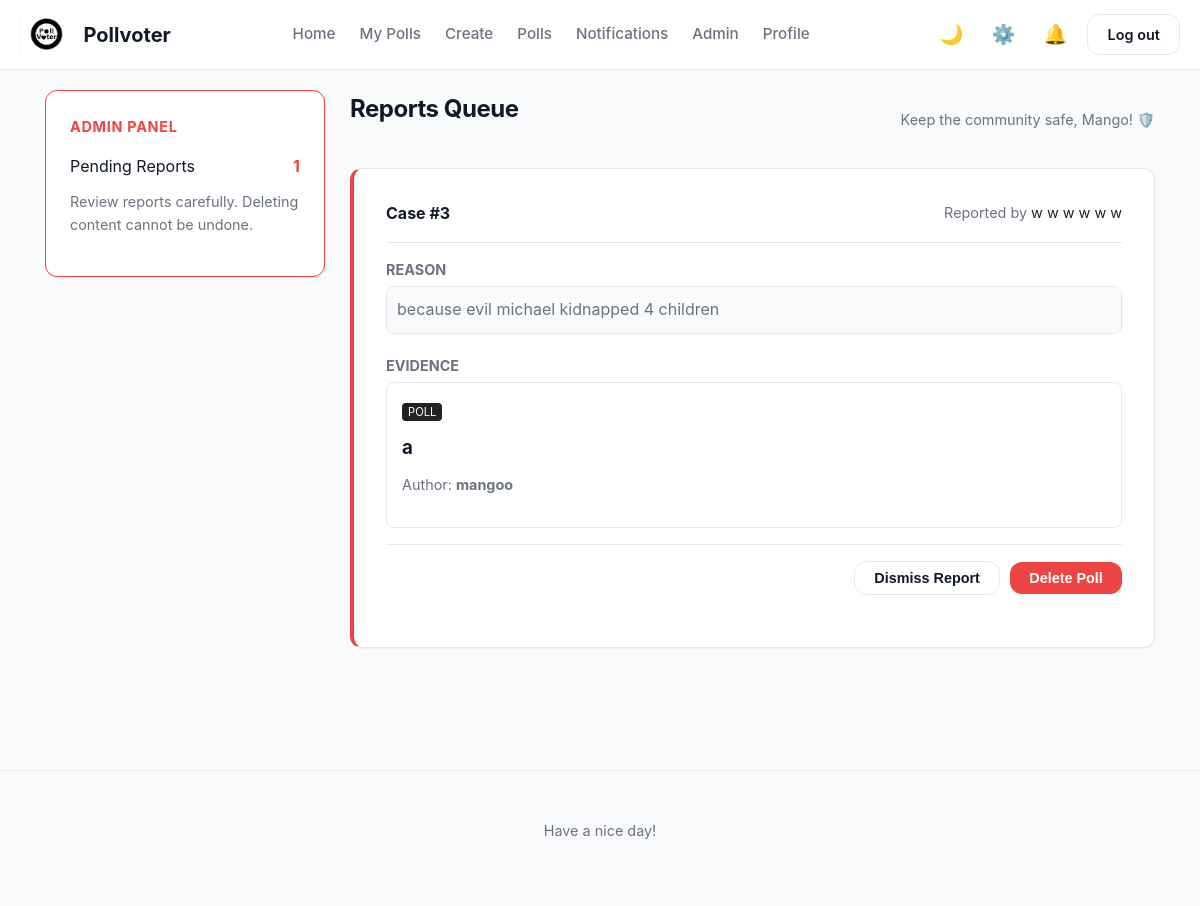
Page /admin (signed in) on the earlier database version.
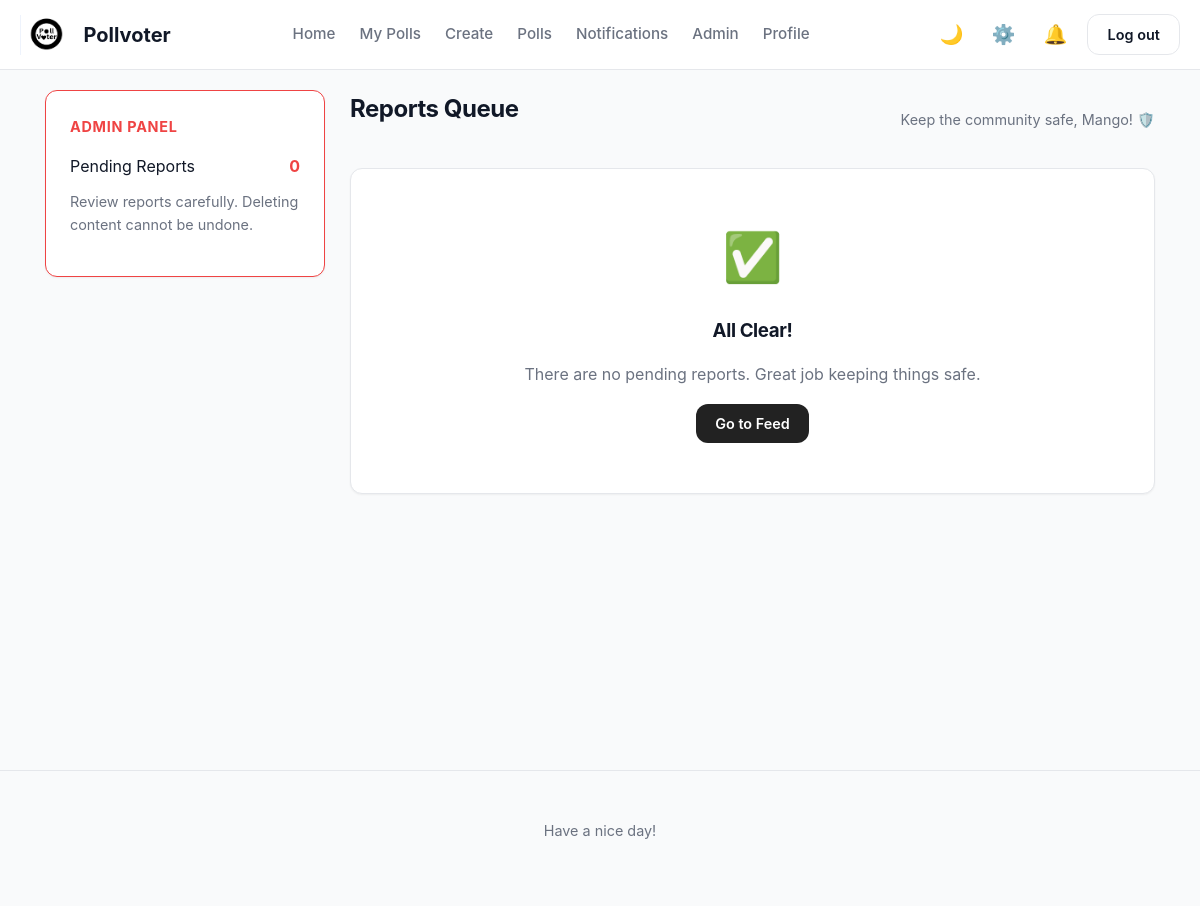
Same page on the later database version.
### app/models.py (models this page shows, shortened)
class Report(db.Model):
    __tablename__ = 'report'
    id = Column(Integer, primary_key=True)
    reason = Column(String(500), nullable=False)
    created_at = Column(DateTime, default=datetime.now)
    status = Column(String(20), default='pending', nullable=False)
    reporter_id = Column(Integer, ForeignKey('user.id'), nullable=False)
    reporter = relationship('User', foreign_keys=[reporter_id])
    poll_id = Column(Integer, ForeignKey('poll.id'), nullable=True)
    poll = relationship('Poll')
    comment_id = Column(Integer, ForeignKey('comment.id'), nullable=True)
    comment = relationship('Comment')
    reported_user_id = Column(Integer, ForeignKey('user.id'), nullable=False)
    reported_user = relationship('User', foreign_keys=[reported_user_id])

class User(UserMixin, db.Model):
    __tablename__ = "user"
    id = Column(Integer, primary_key=True)
    username = Column(String(20), unique=True, nullable = False)
    created_at = Column(DateTime, default=datetime.now)
    full_name = Column(String(20))
    bio = Column(String(100))
    pfp = Column(Text)
    password_hash = Column(Text)
    is_admin = Column(Boolean, default = False)
    polls = relationship("Poll", back_populates="author")
    votes = relationship("Vote", back_populates="user")
    comments = relationship("Comment", back_populates="author")
    blocked = relationship(
        "User", secondary=blocklist,
        primaryjoin=(blocklist.c.blocker_id == id),
        secondaryjoin=(blocklist.c.blocked_id == id),
        backref=db.backref("blocked_by", lazy="dynamic"),
        lazy="dynamic"
    )
    followed = relationship(
        "User", secondary=followers,
        primaryjoin=(followers.c.follower_id == id),
        secondaryjoin=(followers.c.followed_id == id),
        backref=db.backref("followers", lazy="dynamic"),
        lazy="dynamic"
    )

class Poll(db.Model):
    __tablename__ = "poll"
    id = Column(Integer, primary_key=True)
    title = Column(Text, nullable=False)
    description = Column(String(120))
    created_at = Column(DateTime, default=datetime.now)
    user_id = Column(Integer, ForeignKey("user.id"), nullable=False)
    author = relationship("User", back_populates="polls")
    comments = relationship("Comment", back_populates="poll", cascade="all, delete-orphan")
    options = relationship("PollOption", back_populates="poll", cascade="all, delete-orphan")
    votes = relationship("Vote", back_populates="poll", cascade="all, delete-orphan")

### app/routes.py (the view)
@admin.route("/admin")
@login_required
@admin_required
def dashboard():
    reports = Report.query.filter_by(status = "pending").order_by(Report.created_at.desc()).all()
    return render_template("admin_panel.html", reports = reports)

### app/__init__.py (called while the page is built)
def create_app():
    app = Flask(__name__)
    app.config['SECRET_KEY'] = 'your_secret_key'
    app.config['SQLALCHEMY_DATABASE_URI'] = 'sqlite:///pollvoter.db'
    app.config['SQLALCHEMY_TRACK_MODIFICATIONS'] = False
    app.config["UPLOAD_FOLDER"] = "static/uploads"
    app.config["PFP_FOLDER"] =  "app/static/uploads/pfp"
    db.init_app(app)
    login_manager.init_app(app)
    migrate.init_app(app, db)
    app.register_blueprint(auth)
    app.register_blueprint(main)
    app.register_blueprint(polls)
    app.register_blueprint(admin)
    @login_manager.user_loader
    def load_user(userid):
        return User.query.get(int(userid))
    return app

### app/routes.py (called while the page is built)
def admin_required(f):
    @wraps(f)
    def decorate_function(*args,**kwargs):
        if not current_user.is_authenticated or not current_user.is_admin:
            flash('You have no access to this page.')
            return redirect(url_for('main.home'))
        return f(*args,**kwargs)
    return decorate_function

### app/templates/admin_panel.html (shortened to what the changed rows need)
{% extends "base.html" %}
{% block content %}
<div class="dashboard-layout">
    <aside class="sidebar">
        <div class="sidebar-widget" style="border-color: #EF4444;"> <h3 class="widget-title" style="color: #EF4444;">Admin Panel</h3>
            <div class="stat-item" style="display:flex; justify-content:space-between; margin-bottom: 10px;">
                <span>Pending Reports</span>
                <b style="color: #EF4444;">{{ reports|length }}</b>
            </div>
        </div>
    </aside>
    <main class="feed">
        <div style="display:flex; justify-content:space-between; align-items:center; margin-bottom: 20px;">
            <h2>Reports Queue</h2>
        </div>
        {% for report in reports %}
        <div class="card" style="border-left: 4px solid #EF4444;"> <div style="display: flex; justify-content: space-between; border-bottom: 1px solid var(--border-subtle); padding-bottom: 15px; margin-bottom: 15px;">
                <strong>
                     Case #{{ report.id }}
                </strong>
                <span style="color: var(--text-muted); font-size: 0.9rem;">
                    Reported by <a href="{{ url_for('main.profile', username=report.reporter.username) }}" style="color: var(--primary);">{{ report.reporter.username }}</a>
                </span>
            </div>
            <div style="margin-bottom: 20px;">
                <h4 style="font-size: 0.9rem; text-transform: uppercase; color: var(--text-muted); margin-bottom: 5px;">Reason</h4>
                <p style="background: var(--bg-body); padding: 10px; border-radius: 8px; border: 1px solid var(--border-subtle);">
                    {{ report.reason }}
                </p>
            </div>
            <div style="margin-bottom: 20px;">
                <h4 style="font-size: 0.9rem; text-transform: uppercase; color: var(--text-muted); margin-bottom: 5px;">Evidence</h4>
                {% if report.poll %}
                    <div style="border: 1px solid var(--border-subtle); padding: 15px; border-radius: 8px;">
                        <span style="font-size: 0.7rem; background: var(--primary); color: white; padding: 2px 6px; border-radius: 4px; text-transform: uppercase;">Poll</span>
                        <h3 style="margin: 10px 0;">
                            <a href="{{ url_for('polls.poll_detail', poll_id=report.poll.id) }}">{{ report.poll.title }}</a>
                        </h3>
                        <p style="font-size: 0.9rem; color: var(--text-muted);">
                            Author: <strong>{{ report.reported_user.username }}</strong>
                        </p>
                    </div>
                    <div class="poll-meta-footer" style="justify-content: flex-end; gap: 10px;">
                        <form method="POST" action="{{ url_for('admin.dismiss', report_id=report.id) }}">
                            <button type="submit" class="btn btn-outline" style="font-size: 0.9rem;">
                                Dismiss Report
                            </button>
                        </form>
                        <form method="POST" action="{{ url_for('admin.admin_delete_poll', poll_id=report.poll.id, report_id=report.id) }}"
                              onsubmit="return confirm('⚠️ WARNING: You are about to DELETE this poll. This cannot be undone.');">
                            <button type="submit" class="btn" style="background-color: #EF4444; color: white; border: none; font-size: 0.9rem;">
                                Delete Poll
                            </button>
                        </form>
                    </div>
                {% endif %}
            </div>
        </div>
        {% else %}
            <div class="card" style="text-align: center; padding: 50px;">
                <div style="font-size: 3rem; margin-bottom: 20px;">✅</div>
                <h3>All Clear!</h3>
                <p style="color: var(--text-muted);">There are no pending reports. Great job keeping things safe.</p>
                <a href="{{ url_for('polls.listpolls') }}" class="btn btn-primary">Go to Feed</a>
            </div>
        {% endfor %}
    </main>
</div>
{% endblock %}

Differences in the rows shown:
no longer on this page (row edited): Report: id "3", reporter.username "w w w w w w", reason "because evil michael kidnapped 4 children", poll "a", reported_user.username "mangoo"
Other differences:
{{ reports|length }}: "1" → "0"
text now shown: "✅ All Clear! There are no pending reports. Great job keeping things safe. Go to Feed"
